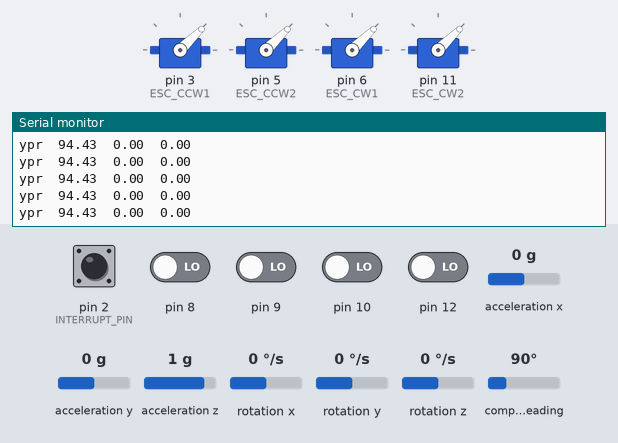
Recording of a sketch running on a simulated Arduino Uno, built with avr-gcc and run on an emulated ATmega328P. Shown: 4 × servo, the last lines printed to the serial monitor. The test bench sets the inputs (shaded band); at power-on: pin 2 (INTERRUPT_PIN), pin 8–10, pin 12 LOW, acceleration x 0 g, acceleration y 0 g, acceleration z 1 g, rotation x 0 °/s, rotation y 0 °/s, rotation z 0 °/s, compass heading 90°. The sensor or clock chip raises its interrupt line as the real part does.

Above: at 11.7 s.
11.8 s: acceleration x set to 0.8 g
At 12.4 s:
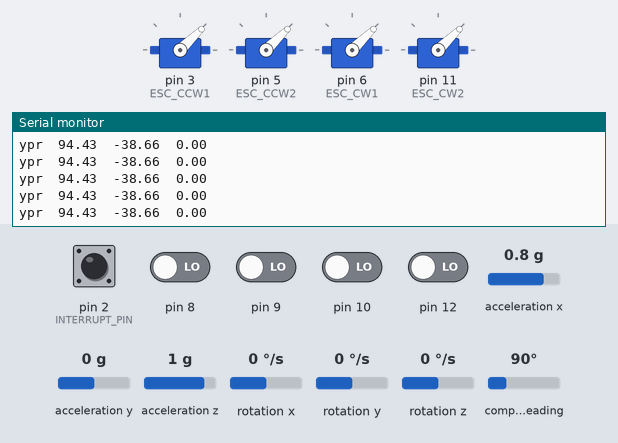
14.8 s: acceleration x set to -1.4 g
At 15.4 s:
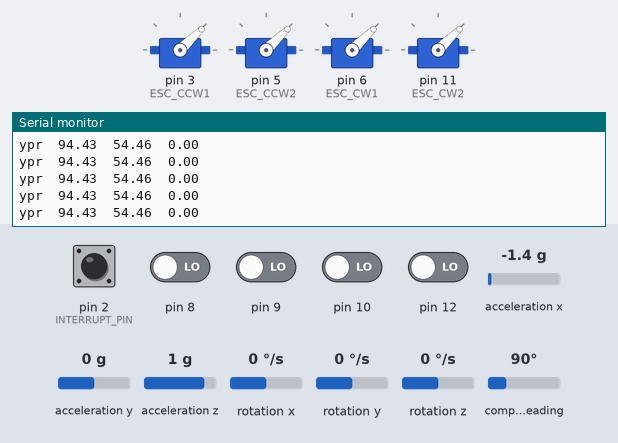
Timing chart, 0 to 17.8 s (numbered marks = the images above; inputs shaded):
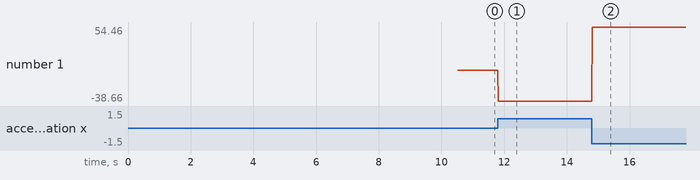

The sketch:

Flight_Controller.ino
```cpp
#include <HMC5883L.h>
#include "I2Cdev.h"
#include "MPU6050_6Axis_MotionApps20.h"
#include <Servo.h>

#if I2CDEV_IMPLEMENTATION == I2CDEV_ARDUINO_WIRE
    #include "Wire.h"
#endif

#define INTERRUPT_PIN 2  // interrupt pin for IMU

#define MAX_SIGNAL 1200
#define MIN_SIGNAL 1000
#define START_SIGNAL 1100
#define ESC_CCW1 3
#define ESC_CCW2 5
#define ESC_CW1 6
#define ESC_CW2 11

bool dmpReady = false;  // set true if DMP init was successful
uint8_t mpuIntStatus;   // holds actual interrupt status byte from MPU
uint8_t devStatus;      // return status after each device operation (0 = success, !0 = error)
uint16_t packetSize;    // expected DMP packet size (default is 42 bytes)
uint16_t fifoCount;     // count of all bytes currently in FIFO
uint8_t fifoBuffer[64]; // FIFO storage buffer

// orientation/motion vars
Quaternion q;           // [w, x, y, z]         quaternion container
VectorInt16 aa;         // [x, y, z]            accel sensor measurements
VectorInt16 aaReal;     // [x, y, z]            gravity-free accel sensor measurements
VectorInt16 aaWorld;    // [x, y, z]            world-frame accel sensor measurements
VectorFloat gravity;    // [x, y, z]            gravity vector
float euler[3];         // [psi, theta, phi]    Euler angle container
float ypr[3];           // [yaw, pitch, roll]   yaw/pitch/roll container and gravity vector from MPU6050
float ypr_angles[3];    // [yaw, pitch, roll]   pitch/roll 0-360 angles from MPU6050 and yaw from HMC5883L

// packet structure for InvenSense teapot demo
uint8_t teapotPacket[14] = { '$', 0x02, 0,0, 0,0, 0,0, 0,0, 0x00, 0x00, '\r', '\n' };
volatile bool mpuInterrupt = false;     // indicates whether MPU interrupt pin has gone high
void dmpDataReady() {
    mpuInterrupt = true;
}

volatile int receiver_input_channel_1, receiver_input_channel_2, receiver_input_channel_3, receiver_input_channel_4;
byte last_channel_1, last_channel_2, last_channel_3, last_channel_4;
unsigned long timer_1, timer_2, timer_3, timer_4, current_time;

//pid constants and limits
float pid_p_gain_pitchroll = 0.0;               //Gain setting for the pitch & roll P-controller
float pid_i_gain_pitchroll = 0.00;              //Gain setting for the pitch & roll I-controller
float pid_d_gain_pitchroll = 20.0;              //Gain setting for the pitch & roll D-controller
int pid_max_pitchroll = 400;                    //Maximum output of the PID-controller (+/-)

float pid_p_gain_yaw = 3.0;                //Gain setting for the pitch P-controller.
float pid_i_gain_yaw = 0.02;               //Gain setting for the pitch I-controller.
float pid_d_gain_yaw = 0.0;                //Gain setting for the pitch D-controller.
int pid_max_yaw = 400;                     //Maximum output of the PID-controller (+/-)

//ypr errors
float yaw_correction, pitch_correction, roll_correction;
float current_yaw_error, current_pitch_error, current_roll_error;
float previous_yaw_error, previous_pitch_error, previous_roll_error;
float pid_i_error_yaw_total, pid_i_error_pitch_total, pid_i_error_roll_total;

//
int ccw1_signal, ccw2_signal, cw1_signal, cw2_signal;
float yaw_set_point, pitch_set_point, roll_set_point;
short throttle = 1200;

MPU6050 mpu;
HMC5883L compass;

Servo esc_ccw1;
Servo esc_ccw2;
Servo esc_cw1;
Servo esc_cw2;


void setup() {
  Serial.begin(115200);

  //attach all escs
  esc_ccw1.attach(ESC_CCW1);
  esc_ccw2.attach(ESC_CCW2);
  esc_cw1.attach(ESC_CW1);
  esc_cw2.attach(ESC_CW2);

  //set all moters in 00% speed
  esc_ccw1.writeMicroseconds(MIN_SIGNAL);
  esc_ccw2.writeMicroseconds(MIN_SIGNAL);
  esc_cw1.writeMicroseconds(MIN_SIGNAL);
  esc_cw2.writeMicroseconds(MIN_SIGNAL);

  mpu6050_init();
  hmc5883l_init();

  PCICR |= (1 << PCIE0);                                       //Set PCIE0 to enable PCMSK0 scan.
  PCMSK0 |= (1 << PCINT0);                                     //Set PCINT0 (digital input 8) to trigger an interrupt on state change.
  PCMSK0 |= (1 << PCINT1);                                     //Set PCINT1 (digital input 9)to trigger an interrupt on state change.
  PCMSK0 |= (1 << PCINT2);                                     //Set PCINT2 (digital input 10)to trigger an interrupt on state change.
  PCMSK0 |= (1 << PCINT4);                                     //Set PCINT4 (digital input 12)to trigger an interrupt on state change.

  wait_for_stable_sensor_data();
  yaw_read();

  yaw_set_point = ypr_angles[0];
  pitch_set_point = 0;
  roll_set_point = 0;
}

void loop() {
  //update current yaw pitch roll variables
  ypr_read();
  yaw_read();

  pid_calculation();

  ccw1_signal = throttle - roll_correction - pitch_correction - yaw_correction;
  ccw2_signal = throttle + roll_correction + pitch_correction - yaw_correction;
  cw1_signal = throttle + roll_correction - pitch_correction + yaw_correction;
  cw2_signal = throttle - roll_correction + pitch_correction + yaw_correction;

  if(ccw1_signal < 1080) ccw1_signal = 1080;
  if(ccw2_signal < 1080) ccw2_signal = 1080;
  if(cw1_signal < 1080) cw1_signal = 1080;
  if(cw2_signal < 1080) cw2_signal = 1080;

  if(ccw1_signal > 1250) ccw1_signal = 1250;
  if(ccw2_signal > 1250) ccw2_signal = 1250;
  if(cw1_signal > 1250) cw1_signal = 1250;
  if(cw2_signal > 1250) cw2_signal = 1250;

  /*esc_ccw1.writeMicroseconds(ccw1_signal);
  esc_ccw2.writeMicroseconds(ccw2_signal);
  esc_cw1.writeMicroseconds(cw1_signal);
  esc_cw2.writeMicroseconds(cw2_signal);*/

  /*Serial.print(ccw2_signal);
  Serial.print("\t");
  Serial.println(cw1_signal);
  Serial.print(cw2_signal);
  Serial.print("\t");
  Serial.println(ccw1_signal);
  Serial.println();*/

  Serial.print("ypr\t");
  Serial.print(ypr_angles[0]);
  Serial.print("\t");
  Serial.print(ypr_angles[1]);
  Serial.print("\t");
  Serial.println(ypr_angles[2]);

  /*Serial.print(ypr_angles[0]);
  Serial.print("\t");
  Serial.println(yaw_set_point);*/
}


void wait_for_stable_sensor_data(){
  int start;
  for(start = 0; start < 1000; start++){
    ypr_read();
  }
}


void pid_calculation(){
  //yaw error calculation
  current_yaw_error = yaw_set_point - ypr_angles[0];
  pid_i_error_yaw_total += current_yaw_error * pid_i_gain_yaw;
  if(pid_i_error_yaw_total > pid_max_yaw){
    pid_i_error_yaw_total = pid_max_yaw;
  }else if(pid_i_error_yaw_total < pid_max_yaw*(-1)){
    pid_i_error_yaw_total = pid_max_yaw*(-1);
  }

  yaw_correction = pid_i_error_yaw_total + current_yaw_error * pid_p_gain_yaw + pid_d_gain_yaw * (current_yaw_error - previous_yaw_error);
  if(yaw_correction > pid_max_yaw){
    yaw_correction = pid_max_yaw;
  }else if(yaw_correction < pid_max_yaw*(-1)){
    yaw_correction = pid_max_yaw*(-1);
  }

  previous_yaw_error = current_yaw_error;


  //pitch error calculation
  current_pitch_error = pitch_set_point - ypr_angles[1];
  pid_i_error_pitch_total += current_pitch_error * pid_i_gain_pitchroll;
  if(pid_i_error_pitch_total > pid_max_pitchroll){
    pid_i_error_pitch_total = pid_max_pitchroll;
  }else if(pid_i_error_pitch_total < pid_max_pitchroll*(-1)){
    pid_i_error_pitch_total = pid_max_pitchroll*(-1);
  }

  pitch_correction = pid_i_error_pitch_total + current_pitch_error * pid_p_gain_pitchroll + pid_d_gain_pitchroll * (current_pitch_error - previous_pitch_error);
  if(pitch_correction > pid_max_pitchroll){
    pitch_correction = pid_max_pitchroll;
  }else if(pitch_correction < pid_max_pitchroll*(-1)){
    pitch_correction = pid_max_pitchroll*(-1);
  }

  previous_pitch_error = current_pitch_error;


  //roll error calculation
  current_roll_error = roll_set_point - ypr_angles[2];
  pid_i_error_roll_total += current_roll_error * pid_i_gain_pitchroll;
  if(pid_i_error_roll_total > pid_max_pitchroll){
    pid_i_error_roll_total = pid_max_pitchroll;
  }else if(pid_i_error_roll_total < pid_max_pitchroll*(-1)){
    pid_i_error_roll_total = pid_max_pitchroll*(-1);
  }

  roll_correction = pid_i_error_roll_total + current_roll_error * pid_p_gain_pitchroll + pid_d_gain_pitchroll * (current_roll_error - previous_roll_error);
  if(roll_correction > pid_max_pitchroll){
    roll_correction = pid_max_pitchroll;
  }else if(roll_correction < pid_max_pitchroll*(-1)){
    roll_correction = pid_max_pitchroll*(-1);
  }

  previous_roll_error = current_roll_error;
}
```

HMC5883L.ino
```cpp
void hmc5883l_init(){
 // Initialize Initialize HMC5883L
  Serial.println("Initialize HMC5883L");
  while (!compass.begin())
  {
    Serial.println("Could not find a valid HMC5883L sensor, check wiring!");
    delay(500);
  }

  // Set measurement range
  compass.setRange(HMC5883L_RANGE_1_3GA);

  // Set measurement mode
  compass.setMeasurementMode(HMC5883L_CONTINOUS);

  // Set data rate
  compass.setDataRate(HMC5883L_DATARATE_30HZ);

  // Set number of samples averaged
  compass.setSamples(HMC5883L_SAMPLES_8);

  // Set calibration offset. See HMC5883L_calibration.ino
  compass.setOffset(90, -95);
}


void yaw_read(){
  Vector norm = compass.readNormalize();

  // Calculate heading
  float heading = atan2(norm.YAxis, norm.XAxis);

  // Set declination angle on your location and fix heading
  // You can find your declination on: http://magnetic-declination.com/
  // (+) Positive or (-) for negative
  // For Bytom / Poland declination angle is 4'26E (positive)
  // Formula: (deg + (min / 60.0)) / (180 / M_PI);
  float declinationAngle = (4.0 + (26.0 / 60.0)) / (180 / M_PI);
  heading += declinationAngle;

  // Correct for heading < 0deg and heading > 360deg
  if (heading < 0)
  {
    heading += 2 * PI;
  }

  if (heading > 2 * PI)
  {
    heading -= 2 * PI;
  }

  // Convert to degrees
  ypr_angles[0] = heading * 180/M_PI;
}
```

MPU6050.ino
```cpp
void mpu6050_init(){
  // join I2C bus (I2Cdev library doesn't do this automatically)
    #if I2CDEV_IMPLEMENTATION == I2CDEV_ARDUINO_WIRE
        Wire.begin();
        Wire.setClock(400000); // 400kHz I2C clock. Comment this line if having compilation difficulties
    #elif I2CDEV_IMPLEMENTATION == I2CDEV_BUILTIN_FASTWIRE
        Fastwire::setup(400, true);
    #endif

    while (!Serial); // wait for Leonardo enumeration, others continue immediately

    // initialize device
    Serial.println(F("Initializing I2C devices..."));
    mpu.initialize();
    pinMode(INTERRUPT_PIN, INPUT);

    // verify connection
    Serial.println(F("Testing device connections..."));
    Serial.println(mpu.testConnection() ? F("MPU6050 connection successful") : F("MPU6050 connection failed"));

    // load and configure the DMP
    Serial.println(F("Initializing DMP..."));
    devStatus = mpu.dmpInitialize();

    //Your offsets:  -806  -931  1205  118 -41 -45
    //Data is printed as: acelX acelY acelZ giroX giroY giroZ

    // supply your own gyro offsets here, scaled for min sensitivity
    mpu.setXGyroOffset(118);
    mpu.setYGyroOffset(-41);
    mpu.setZGyroOffset(-45);
    mpu.setXAccelOffset(-806);
    mpu.setYAccelOffset(-931);
    mpu.setZAccelOffset(1205); // 1688 factory default for my test chip

    // make sure it worked (returns 0 if so)
    if (devStatus == 0) {
        // turn on the DMP, now that it's ready
        Serial.println(F("Enabling DMP..."));
        mpu.setDMPEnabled(true);

        // enable Arduino interrupt detection
        Serial.println(F("Enabling interrupt detection (Arduino external interrupt 0)..."));
        attachInterrupt(digitalPinToInterrupt(INTERRUPT_PIN), dmpDataReady, RISING);
        mpuIntStatus = mpu.getIntStatus();

        // set our DMP Ready flag so the main loop() function knows it's okay to use it
        Serial.println(F("DMP ready! Waiting for first interrupt..."));
        dmpReady = true;

        // get expected DMP packet size for later comparison
        packetSize = mpu.dmpGetFIFOPacketSize();
    } else {
        // ERROR!
        // 1 = initial memory load failed
        // 2 = DMP configuration updates failed
        // (if it's going to break, usually the code will be 1)
        Serial.print(F("DMP Initialization failed (code "));
        Serial.print(devStatus);
        Serial.println(F(")"));
    }
}


void ypr_read(){
   // if programming failed, don't try to do anything
    if (!dmpReady) return;

    // wait for MPU interrupt or extra packet(s) available
    while (!mpuInterrupt && fifoCount < packetSize) {
    }

    // reset interrupt flag and get INT_STATUS byte
    mpuInterrupt = false;
    mpuIntStatus = mpu.getIntStatus();

    // get current FIFO count
    fifoCount = mpu.getFIFOCount();

    // check for overflow (this should never happen unless our code is too inefficient)
    if ((mpuIntStatus & 0x10) || fifoCount == 1024) {
        // reset so we can continue cleanly
        mpu.resetFIFO();
        Serial.println(F("FIFO overflow!"));

    // otherwise, check for DMP data ready interrupt (this should happen frequently)
    } else if (mpuIntStatus & 0x02) {
        // wait for correct available data length, should be a VERY short wait
        while (fifoCount < packetSize) fifoCount = mpu.getFIFOCount();

        // read a packet from FIFO
        mpu.getFIFOBytes(fifoBuffer, packetSize);

        // track FIFO count here in case there is > 1 packet available
        // (this lets us immediately read more without waiting for an interrupt)
        fifoCount -= packetSize;

        // display Euler angles in degrees
        mpu.dmpGetQuaternion(&q, fifoBuffer);
        mpu.dmpGetGravity(&gravity, &q);
        mpu.dmpGetYawPitchRoll(ypr, &q, &gravity);

        //set pitch and roll angles
        ypr_angles[1] = ypr[1]* 180/M_PI*(-1);
        ypr_angles[2] = ypr[2]* 180/M_PI;
    }
}
```

RX_Signals.ino
```cpp
ISR(PCINT0_vect){
  current_time = micros();
  //Channel 1=========================================
  if(PINB & B00000001){                                        //Is input 8 high?
    if(last_channel_1 == 0){                                   //Input 8 changed from 0 to 1
      last_channel_1 = 1;                                      //Remember current input state
      timer_1 = current_time;                                  //Set timer_1 to current_time
    }
  }
  else if(last_channel_1 == 1){                                //Input 8 is not high and changed from 1 to 0
    last_channel_1 = 0;                                        //Remember current input state
    receiver_input_channel_1 = current_time - timer_1;         //Channel 1 is current_time - timer_1
  }
  //Channel 2=========================================
  if(PINB & B00000010 ){                                       //Is input 9 high?
    if(last_channel_2 == 0){                                   //Input 9 changed from 0 to 1
      last_channel_2 = 1;                                      //Remember current input state
      timer_2 = current_time;                                  //Set timer_2 to current_time
    }
  }
  else if(last_channel_2 == 1){                                //Input 9 is not high and changed from 1 to 0
    last_channel_2 = 0;                                        //Remember current input state
    receiver_input_channel_2 = current_time - timer_2;         //Channel 2 is current_time - timer_2
  }
  //Channel 3=========================================
  if(PINB & B00000100 ){                                       //Is input 10 high?
    if(last_channel_3 == 0){                                   //Input 10 changed from 0 to 1
      last_channel_3 = 1;                                      //Remember current input state
      timer_3 = current_time;                                  //Set timer_3 to current_time
    }
  }
  else if(last_channel_3 == 1){                                //Input 10 is not high and changed from 1 to 0
    last_channel_3 = 0;                                        //Remember current input state
    receiver_input_channel_3 = current_time - timer_3;         //Channel 3 is current_time - timer_3

  }
  //Channel 4=========================================
  if(PINB & B00010000 ){                                       //Is input 12 high?
    if(last_channel_4 == 0){                                   //Input 11 changed from 0 to 1
      last_channel_4 = 1;                                      //Remember current input state
      timer_4 = current_time;                                  //Set timer_4 to current_time
    }
  }
  else if(last_channel_4 == 1){                                //Input 12 is not high and changed from 1 to 0
    last_channel_4 = 0;                                        //Remember current input state
    receiver_input_channel_4 = current_time - timer_4;         //Channel 4 is current_time - timer_4
  }
}
```

Replace.ino
```cpp
  /*while(true){
    for(start = 0; start < 200; start++){
      ypr_read();
      pitch += ypr_angles[1];
      roll += ypr_angles[2];
    }
    pitch_average = pitch/200;
    roll_average = roll/200;

    if(((abs(previous_pitch_average)-abs(pitch_average)) < 0.01) && ((abs(previous_roll_average)-abs(roll_average)) < 0.01)){
      break;
      return true;
    }

    previous_pitch_average = pitch_average;
    previous_roll_average = roll_average;
  }*/
```

Measured:
- after the input at 11.8 s, the serial monitor: prints a new line at once (image 1)
- after the input at 14.8 s, the serial monitor: prints a new line at once (image 2)
- plotted number 1: 0 → -38.66 after the input at 11.8 s, -38.66 → 54.46 after the input at 14.8 s
